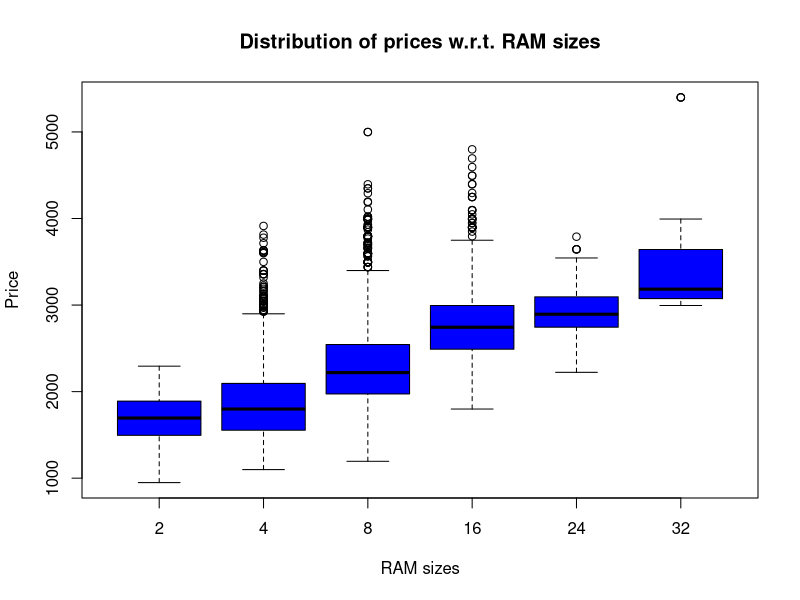
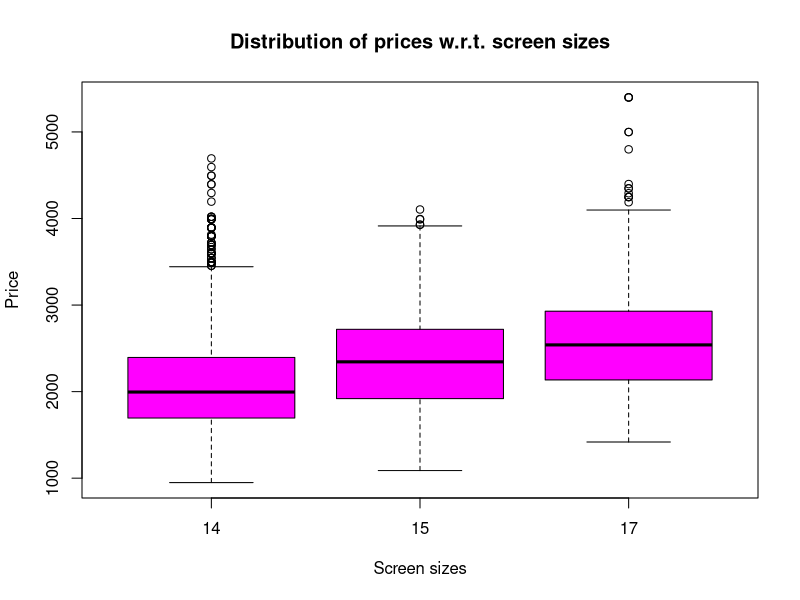

Here is the R script that generated these plots, in order:
setwd("~/Documents/Study/computerScience/programming/r/data/")
myData = read.csv("computersBasicsWithMissingValues.csv")[c(2, 5, 6)]
head(myData)
y = myData$price
bf = as.factor(myData$ram) # Blocking factor
#' RAM size is chosen as the blocking factor since it is generally the most significant factor in determining the price of the computer.
#' Hence, we would expect there to be substantial mean price differences between groups of computers having different RAM sizes.
tr = as.factor(myData$screen) # Treatment

#' FUNCTIONS
categorySum = function(searchRange, category, sumRange)
{
  n = 1
  sum = 0
  for(x in searchRange)
  {
    if(x == category & !is.na(sumRange[n])){sum = sum + sumRange[n]}
    n = n + 1
  }
  return(sum)
}
categoryMean = function(searchRange, category, sumRange)
{
  n = 1
  sum = 0
  notNullCount = 0
  for(x in searchRange)
  {
    if(x == category & !is.na(sumRange[n]))
    {
        sum = sum + sumRange[n]
        notNullCount = notNullCount + 1
    }
    n = n + 1
  }
  return(sum/notNullCount)
}
categoryCount = function(searchRange, category)
{
  return(sum(searchRange == category))
}
categoryCountNotNull = function(searchRange1, category, searchRange2)
{
  return(sum(searchRange1 == category & !is.null(searchRange2)))
}
missingValueEstimate = function(t, b, r, i)
{
  # r is the observed response values.
  # i is the index of the missing value in the response that you want to estimate.
  # t is the treatment levels corresponding to each response.
  # b is the blocks corresponding to each response.
  treatmentMean = categoryMean(t, t[i], r)
  blockMean = categoryMean(b, b[i], r)
  return((treatmentMean + blockMean) / 2)
}
getMissingValueIndices = function(r)
{
  mvi = c() # Missing value indices
  max = length(r) # Total number of observations.
  for(i in c(1:max)){if(is.na(r[i])){mvi = c(mvi, i)}}
  return(mvi)
}
missingValueEstimation = function(t, b, r)
{
  # Getting the indices of all missing values...
  mvi = getMissingValueIndices(r)
  #------------------------
  # Initial estimation for all missing values but one...
  rCopy = r # This is important, as it helps us ensure that the initial estimates must not account for estimated missing values.
  for(i in mvi[2:length(mvi)]){r[i] = missingValueEstimate(t, b, rCopy, i)}
  # We have left one missing value at the start.
  # A missing value is left at the start and not at the end for convenience in coding in the final estimation.
  #------------------------
  # Final estimation for all missing values...
  for(i in mvi)
  {
    r[i] = NA
    r[i] = missingValueEstimate(tr, bf, r, i)
  }
  return(r)
}
hasMissingValues = function(sov, level, r)
{
  i = 1
  for(x in sov)
  {
    if(is.na(r[i]))
    {
      return(TRUE)
    }
    i = i + 1
  }
  return(FALSE)
}
sumOfSquares = function(sovLevels, sov, r, cf)
{
  # sov is source of variation.
  # r is the observed response values.
  # mv the number of missing values.
  # sovDf is the degrees of freedom for the sov.
  # totalDf is the total degrees of freedom.
  # errorDf is the error degrees of freedom.

  # Treatment sum of squares...
  ss = 0 # Sum of squares.
  for(x in sovLevels)
  {
    n = categoryCount(sov, x) # No. of observations per level.
    ss = ss + categorySum(sov, x, r)^2 / n
  }
  print(ss)
  ss = ss - cf
  print(ss)
  return(ss)
}
pairMeanDifferences = function(sov, sovLevels, r, errSs, errDf)
{
  i = 1
  j = 1
  dStdError = 0
  while(i < length(sovLevels))
  {
    j = i + 1
    while(j <= length(sovLevels))
    {
      print(c(i, j))
      d = abs(categoryMean(sov, sovLevels[i], r) - categoryMean(sov, sovLevels[j], r))
      a = categoryCountNotNull(sov, sovLevels[i], r)
      b = categoryCountNotNull(sov, sovLevels[j], r)
      dStdError = sqrt(errSs*(1/a + 1/b))
      cd = abs(qt(0.05, errDf) * dStdError)
      print(paste(d, ">", cd, "?", d > cd))
      j = j + 1
      print("----")
    }
    i = i + 1
  }
}
#' ESTIMATING MISSING VALUES
#------------------------
# The number of missing values are...
sum(is.na(y))
#' Estimating all missing values using the above functions
y = missingValueEstimation(tr, bf, y)
# Confirming no missing values remain...
sum(is.na(y))
# Making a new data frame with these values...
newData = data.frame(tr, bf, y)
head(newData)

#' VISUALISING THE DATA
newData = data.frame(tr, bf, y)
summary(newData)
#' Visualising distribution of prices w.r.t. blocks i.e. RAM sizes...
boxplot(y~bf, main = "Distribution of prices w.r.t. RAM sizes", xlab = "RAM sizes", ylab = "Price", col = "blue")
#' Here we see that each RAM has quite a visually distinct range of prices from other RAM sizes.
#' This indicates homogeneity within blocks, and heterogeneity between blocks.
#
#' Visualising distribution of prices w.r.t. treatment i.e. screen sizes...
boxplot(y~tr, main = "Distribution of prices w.r.t. screen sizes", xlab = "Screen sizes", ylab = "Price", col = "magenta")

#' ANOVA
#------------------------
# Degrees of freedom and other basic measures...
trLevels = unique(tr)
bfLevels = unique(bf)
#------------
mvi = getMissingValueIndices(myData$price)
totalDf = length(y) - length(mvi)
trDf = length(trLevels) - 1
bfDf = length(bfLevels) - 1
errorDf = trDf*bfDf - length(mvi)
cf = sum(y)^2 / length(y)

# Total sum of squares
tss = sum(y^2) - cf

# Treatment sum of squares...
trss = sumOfSquares(trLevels, tr, y, cf)
mtrss = trss / trDf

# Block sum of squares...
bfss = sumOfSquares(bfLevels, bf, y, cf)
mbfss = bfss / bfDf

# Error sum of squares...
ess = tss - trss - bfss
mess = ess / errorDf

# F statistics...
# Calculated...
Ftr = mtrss / mess
Fbl = mbfss / mess
# Critical...
Ftr_crit = qf(0.05, trDf, errorDf)
Fbl_crit = qf(0.05, bfDf, errorDf)
# Comparison
Ftr > Ftr_crit
Fbl > Fbl_crit

#' CONCLUSIONS
#------------------------
#' Both blocking factor and treatment are estimated to have insignficant differences between means of different pairs of levels.
#------------

#' POST HOC ANALYSIS
#------------
pairMeanDifferences(tr, trLevels, myData$price, mess, errorDf)
pairMeanDifferences(bf, bfLevels, myData$price, mess, errorDf)